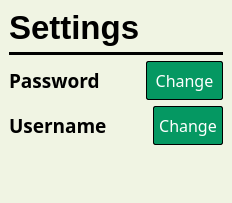
     <widget class="QWidget" name="Settings">
      <layout class="QVBoxLayout" name="verticalLayout_10">
       <property name="leftMargin">
        <number>0</number>
       </property>
       <property name="topMargin">
        <number>0</number>
       </property>
       <property name="rightMargin">
        <number>0</number>
       </property>
       <property name="bottomMargin">
        <number>0</number>
       </property>
       <item>
        <widget class="QGroupBox" name="groupBox_10">
         <property name="styleSheet">
          <string notr="true">color:black;
border:none;
background-color:#F0F4E3;</string>
         </property>
         <property name="title">
          <string/>
         </property>
         <layout class="QVBoxLayout" name="verticalLayout_19">
          <item>
           <widget class="QLabel" name="label_20">
            <property name="font">
             <font>
              <pointsize>25</pointsize>
              <bold>true</bold>
             </font>
            </property>
            <property name="styleSheet">
             <string notr="true"/>
            </property>
            <property name="text">
             <string>Settings</string>
            </property>
           </widget>
          </item>
          <item>
           <widget class="Line" name="line_2">
            <property name="styleSheet">
             <string notr="true">background-color:black;</string>
            </property>
            <property name="orientation">
             <enum>Qt::Orientation::Horizontal</enum>
            </property>
           </widget>
          </item>
          <item>
           <layout class="QHBoxLayout" name="horizontalLayout_10">
            <item>
             <widget class="QLabel" name="label_21">
              <property name="font">
               <font>
                <family>Montserrat</family>
                <pointsize>14</pointsize>
                <bold>true</bold>
               </font>
              </property>
              <property name="text">
               <string>Password</string>
              </property>
             </widget>
            </item>
            <item>
             <spacer name="horizontalSpacer_5">
              <property name="orientation">
               <enum>Qt::Orientation::Horizontal</enum>
              </property>
              <property name="sizeType">
               <enum>QSizePolicy::Policy::Minimum</enum>
              </property>
              <property name="sizeHint" stdset="0">
               <size>
                <width>40</width>
                <height>20</height>
               </size>
              </property>
             </spacer>
            </item>
            <item>
             <widget class="QPushButton" name="ChangePassword">
              <property name="maximumSize">
               <size>
                <width>200</width>
                <height>16777215</height>
               </size>
              </property>
              <property name="font">
               <font>
                <family>Montserrat</family>
                <pointsize>12</pointsize>
                <bold>false</bold>
               </font>
              </property>
              <property name="cursor">
               <cursorShape>PointingHandCursor</cursorShape>
              </property>
              <property name="styleSheet">
               <string notr="true">QPushButton{
background-color:#059862;
color:white;
border:1px solid black;
border-radius:2px;
padding:7px 5px;
}
QPushButton::hover{

background-color:#04AA6D;
}</string>
              </property>
              <property name="text">
               <string>Change</string>
              </property>
             </widget>
            </item>
           </layout>
          </item>
          <item>
           <layout class="QHBoxLayout" name="horizontalLayout_11">
            <item>
             <widget class="QLabel" name="label_23">
              <property name="font">
               <font>
                <family>Montserrat</family>
                <pointsize>14</pointsize>
                <bold>true</bold>
               </font>
              </property>
              <property name="text">
               <string>Username</string>
              </property>
             </widget>
            </item>
            <item>
             <spacer name="horizontalSpacer_6">
              <property name="orientation">
               <enum>Qt::Orientation::Horizontal</enum>
              </property>
              <property name="sizeType">
               <enum>QSizePolicy::Policy::Minimum</enum>
              </property>
              <property name="sizeHint" stdset="0">
               <size>
                <width>40</width>
                <height>20</height>
               </size>
              </property>
             </spacer>
            </item>
            <item>
             <widget class="QPushButton" name="Change_Username">
              <property name="maximumSize">
               <size>
                <width>200</width>
                <height>16777215</height>
               </size>
              </property>
              <property name="font">
               <font>
                <family>Montserrat</family>
                <pointsize>12</pointsize>
                <bold>false</bold>
               </font>
              </property>
              <property name="cursor">
               <cursorShape>PointingHandCursor</cursorShape>
              </property>
              <property name="styleSheet">
               <string notr="true">QPushButton{
background-color:#059862;
color:white;
border:1px solid black;
border-radius:2px;
padding:7px 5px;
}
QPushButton::hover{

background-color:#04AA6D;
}</string>
              </property>
              <property name="text">
               <string>Change</string>
              </property>
             </widget>
            </item>
           </layout>
          </item>
          <item>
           <widget class="Line" name="line_4">
            <property name="orientation">
             <enum>Qt::Orientation::Horizontal</enum>
            </property>
           </widget>
          </item>
          <item>
           <spacer name="verticalSpacer_3">
            <property name="orientation">
             <enum>Qt::Orientation::Vertical</enum>
            </property>
            <property name="sizeHint" stdset="0">
             <size>
              <width>20</width>
              <height>40</height>
             </size>
            </property>
           </spacer>
          </item>
         </layout>
        </widget>
       </item>
      </layout>
     </widget>
